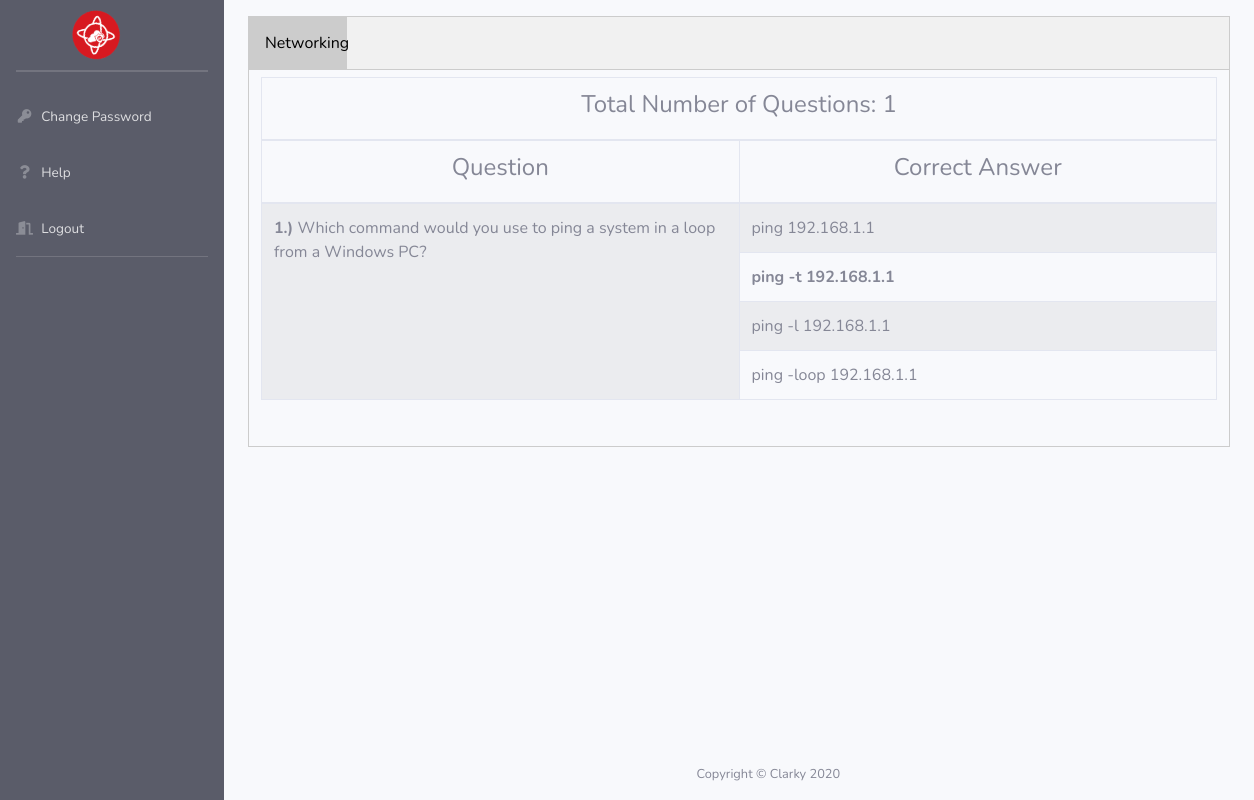
Screenshot of /showquestions.php with the database file from the repository.
### tables this page shows
CREATE TABLE `questions` (
  `q_id` int(100) NOT NULL AUTO_INCREMENT,
  `question` varchar(10000) NOT NULL,
  `ans` int(100) NOT NULL,
  `cat_id` int(11) NOT NULL,
  `fin` int(11) NOT NULL,
  PRIMARY KEY (`q_id`)
);

CREATE TABLE `answers` (
  `a_id` int(100) NOT NULL AUTO_INCREMENT,
  `ans` varchar(10000) NOT NULL,
  `ans_id` int(100) NOT NULL,
  PRIMARY KEY (`a_id`)
);

### showquestions.php (the view, shortened to what this page needs)
<?php
include('connect.php');
?>
<!DOCTYPE html>
<html>
<head>
	<link rel="stylesheet" href="https://maxcdn.bootstrapcdn.com/bootstrap/4.0.0/css/bootstrap.min.css">
  <link rel="stylesheet" type="text/css" href="style.css">
  <link href="vendor/fontawesome-free/css/all.min.css" rel="stylesheet" type="text/css">
  <link href="css/sb-admin-2.min.css" rel="stylesheet">
</head>
<body id="page-top" onload="document.getElementById('1q').click();">
 <?php include('landing-bar.php');?>
    <div id="content-wrapper" class="d-flex flex-column">
        <div class="container-fluid">
           <div class="tab">
            <?php
            $q1 = "select MIN(cat_id) As cat_id from questions GROUP BY cat_id";
              $query1 = mysqli_query($con, $q1);
      while($value1 = mysqli_fetch_array($query1)){
        if($value1['cat_id'] == 1){
            $name1 = "Networking";
        }
            ?>
  <button class="tablinks" onclick="openCity(event, <?php echo $value1['cat_id']; ?>)" id = "<?php echo $value1['cat_id']."q"; ?>"><?php echo $name1; ?></button>
  <?php
  }
  ?>
</div>
<?php
      $q2 = "select MIN(cat_id) As cid, COUNT(q_id) As lid from questions GROUP BY cat_id";
      $query2 = mysqli_query($con, $q2);
      while($value2 = mysqli_fetch_array($query2)){
?>
<div id="<?php echo $value2['cid']; ?>" class="tabcontent">
  <div class="row">
        <div class="input col-md-1 col-xs-2">
        </div>
    </div>
     <table class="table table-striped table-hover table-condensed table-bordered fixed" id="Tabla">
       <thead>
                <tr class="info">
                  <td colspan = "2"><h4 align = "center">Total Number of Questions: <?php echo $value2['lid']; ?></h4></td>
                </tr>
                <tr class="info">
                  <?php
                    if ($value2['cid'] == 9){
                      ?>
                      <td><h4 align = "center">Question</h4></td>
                      <?php
                    }
                    else{
                    ?>
                    <td><h4 align = "center">Question</h4></td>
                    <td><h4 align = "center">Correct Answer</h4></td>
                  <?php } ?>
                </tr>
                 </thead>
                <tbody id="TablaFamilias">
            <?php
            $val = $value2['cid'];
            $q3 = "select * from questions WHERE cat_id = $val";
                $query3 = mysqli_query($con, $q3);
                while($value3 = mysqli_fetch_array($query3)){
                  $qans = $value3['ans'];
                  $qq = $value3['q_id'];
                  ?>
                  <tr>
                      <?php
                      if ($value2['cid'] != 9){
                      ?>
                        <td rowspan = "4" class = "count">
                          <?php echo $value3['question'];?>
                        </td>
                  <?php
                }
                else{
                  ?>
                        <td class = "count">
                          <?php echo $value3['question'];?>
                        </td>
                  <?php
                }
                   $q4 = "select * from answers WHERE ans_id = $qq";
                    $query4 = mysqli_query($con, $q4);
                    while($value4 = mysqli_fetch_array($query4)){
                      if ($value2['cid'] != 9){
                  ?>
                        <td width = '50%'>
                            <?php
                            $q5 = "select * from answers WHERE a_id = $qans";
                            $query5 = mysqli_query($con, $q5);
                            if($value5 = mysqli_fetch_array($query5)){
                              if($value4['ans'] == $value5['ans']){
                                ?>
                                  <b><?php echo $value5['ans']; ?><b><br>
                                <?php
                            }
                              else{
                                ?>
                                  <?php echo $value4['ans']; ?><br>
                                <?php
                              }
                            ?>
                          </td>
                      </tr>
                  <?php
                    }
                  }
                }
              }
            ?>
     </tbody>
    </table>
    <br>
    </div>
<?php
}
?>
<?php include('footer.php'); ?>
</body>
</html>

### landing-bar.php (shortened to what this page needs)
<div id="wrapper">
  <ul class="navbar-nav bg-dark sidebar sidebar-dark accordion" id="accordionSidebar">
    <a class="sidebar-brand d-flex align-items-center justify-content-center" href="landing.php">
      <div class="sidebar-brand-icon rotate-n-15">
        <img src="img/ds-logo.png" height="50" width="50">
      </div>
    </a>
    <hr class="sidebar-divider my-0">
    <hr class="sidebar-divider d-none d-md-block">
    <li class="nav-item">
      <a class="nav-link" href="changepassword.php">
        <i class="fas fa-fw fa-key"></i>
        <span>Change Password</span></a>
    </li>
    <li class="nav-item">
      <a class="nav-link" href="help.php">
        <i class="fas fa-fw fa-question"></i>
        <span>Help</span></a>
    </li>
    <li class="nav-item">
      <a class="nav-link" href="logout.php">
        <i class="fas fa-fw fa-door-open"></i>
        <span>Logout</span></a>
    </li>
    <hr class="sidebar-divider d-none d-md-block">
  </ul>

### footer.php (shortened to what this page needs)
    <footer class="sticky-footer" id="footer">
      <div class="container my-auto" id>
        <div class="copyright text-center my-auto">
          <span>Copyright &copy; Clarky 2020</span>
        </div>
      </div>
    </footer>
     </div>
</div>

### style.css (style rules this page uses)
.tab { overflow: hidden; border: 1px solid #ccc; background-color: #f1f1f1; }
.tab button { background-color: inherit; float: inherit; border: none; outline: none; cursor: pointer; padding: 14px 16px; transition: 0.3s; width:10%; }
.tab button.active { background-color: #ccc; }
.tabcontent { display: none; padding: 6px 12px; border: 1px solid #ccc; border-top: none; }
.tabcontent { animation: fadeEffect 1s; }

### showquestions.php (style rules this page uses)
.count::before { counter-increment: tdCounter; content: counter(tdCounter) '' ".)"; font-weight:bold; }
li { list-style-position:inside; color:white; }
body { counter-reset: tdCounter; }

### footer.php (style rules this page uses)
#footer { position: absolute; bottom: 0; width: 83%; height: 3.0rem; }

### rows the page displays
questions: question "Which command would you use to ping a system in a loop from a Windows PC?"
answers: ans "ping 192.168.1.1"
answers: ans "ping -t 192.168.1.1"
answers: ans "ping -l 192.168.1.1"
answers: ans "ping -loop 192.168.1.1"

### other values shown
$name1 "Networking"
$value2['lid'] "1"
